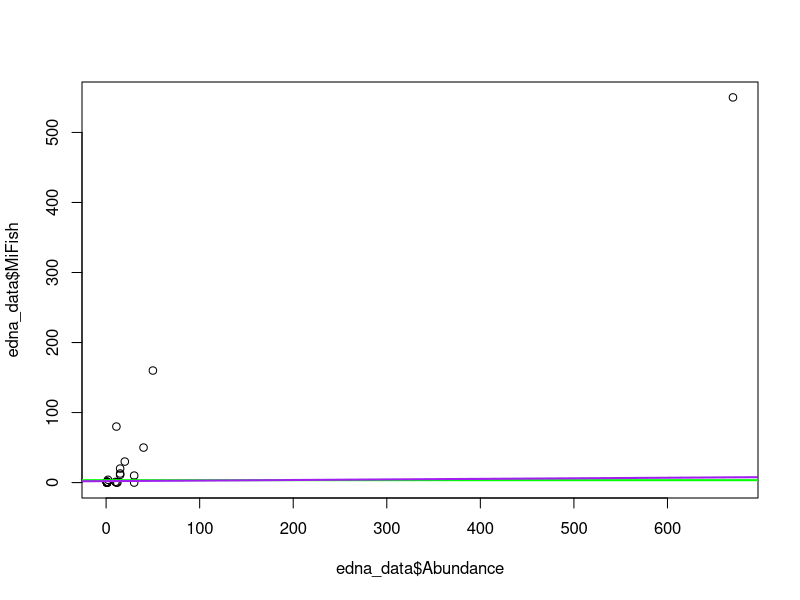
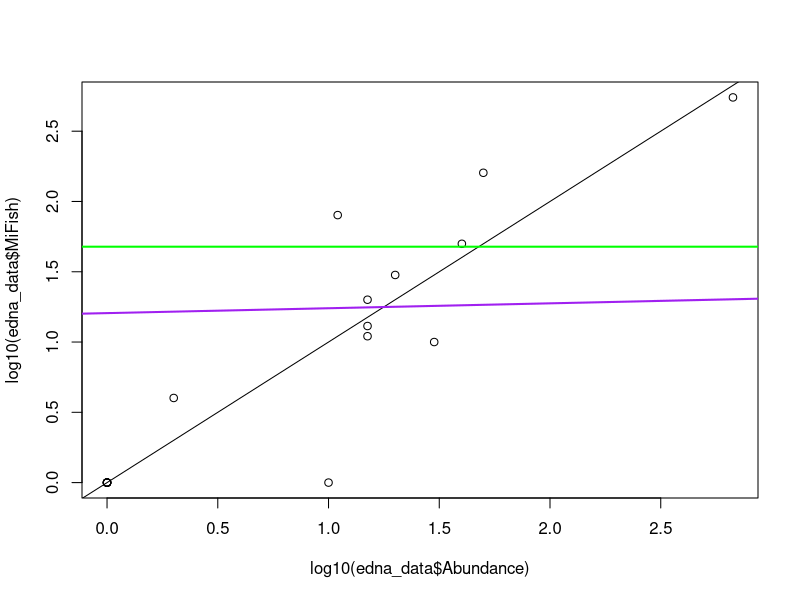

These figures' R source, in order:
## Check the MiFish_Abundance_Poisson, it doesn't look right
rm(list = ls())

#Perform a Poisson Regression GLM using the abundance proportion of Fish species to their read counts in csv.
edna_data<- read.csv("Fish_abundance_read_counts.csv", header = TRUE)
edna_data$Abundance <- edna_data$Abundance*1000 # quick fix, eventually want to get actual values
edna_data$MiFish <- edna_data$MiFish*1000 # quick fix, eventually want to get actual values
edna_data$Leray <- edna_data$Leray*1000 # quick fix, eventually want to get actual values

#Replace N/A in csv dataset table.
edna_data<- replace(edna_data, is.na(edna_data), "")

#Fix any dataframe formating issues
edna_data$Species <- as.factor(edna_data$Species)

#Fit data into Poisson Regression GLMs.
edna_MiFish_model <- glm(Abundance ~ 1, data= edna_data, family = "poisson")
edna_MiFish_model_02 <- glm(Abundance ~ MiFish, data= edna_data,
                            family = "poisson")

#View GLMs & Explore model fits and independent variables signifance
summary(edna_MiFish_model)
summary(edna_MiFish_model_02)

# Add the model prediction to the plot
plot(edna_data$MiFish ~ edna_data$Abundance)
abline(edna_MiFish_model, col="green", lwd=2)
abline(edna_MiFish_model_02, col="purple", lwd=2)

# Add the model prediction to the plot
plot(log10(edna_data$MiFish) ~ log10(edna_data$Abundance))
abline(a=0, b=1) # one to one line


#Perform a Poisson Regression GLM using the abundance proportion of all Invert. species to their read counts in csv.
edna_data_02<- read.csv("Leray_Abundance_Poisson.csv", header = TRUE)

#Replace N/A in csv dataset table.
edna_data_02<- replace(edna_data_02, is.na(edna_data_02), "")

#Fix any dataframe formating issues
edna_data_02$Species <- as.factor(edna_data_02$Species)

#Fit data into Poisson Regression GLMs.
edna_Leray_model <- glm(Abundance ~ 1, data= edna_data_02, family = "poisson")
edna_Leray_model_02 <- glm(Abundance ~ Leray, data= edna_data_02,
                            family = "poisson")

#View GLMs & Explore model fits and independent variables signifance
summary(edna_Leray_model)
summary(edna_Leray_model_02)

# Add the model prediction to the plot
abline(edna_Leray_model, col="green", lwd=2)
abline(edna_Leray_model_02, col="purple", lwd=2)




#Perform a Poisson Regression GLM using the abundance proportion of cephalopod species to their read counts in csv.
edna_data_03<- read.csv("Ceph18s_Abundance_Poisson.csv", header = TRUE)

#Replace N/A in csv dataset table.
edna_data_03<- replace(edna_data_03, is.na(edna_data_03), "")

#Fix any dataframe formating issues
edna_data_03$Species <- as.factor(edna_data_03$Species)

#Fit data into Poisson Regression GLMs.
edna_Ceph18s_model <- glm(Abundance ~ 1, data= edna_data_03, family = "poisson")
edna_Ceph18s_model_02 <- glm(Abundance ~ Ceph18s, data= edna_data_03,
                            family = "poisson")
